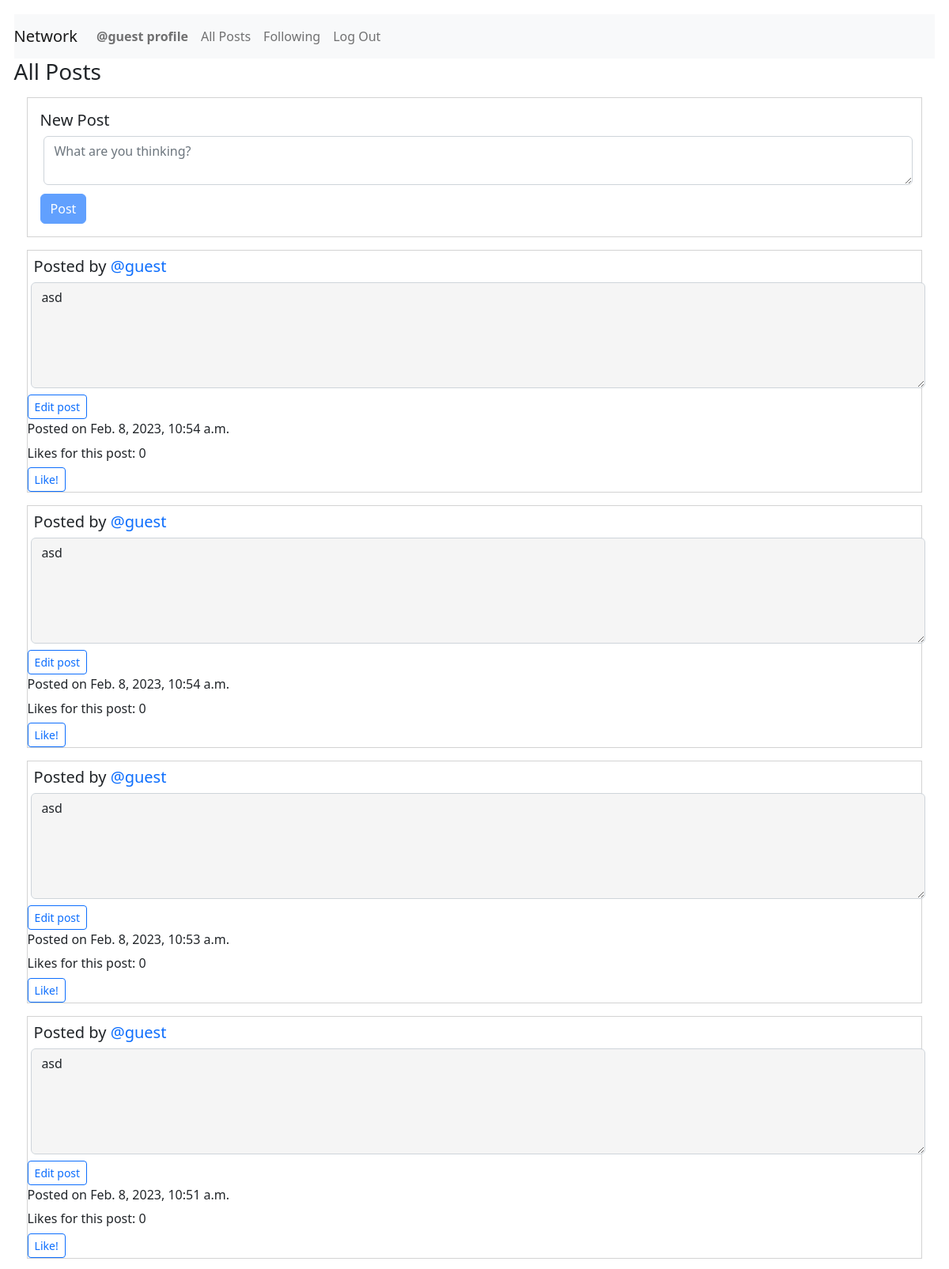
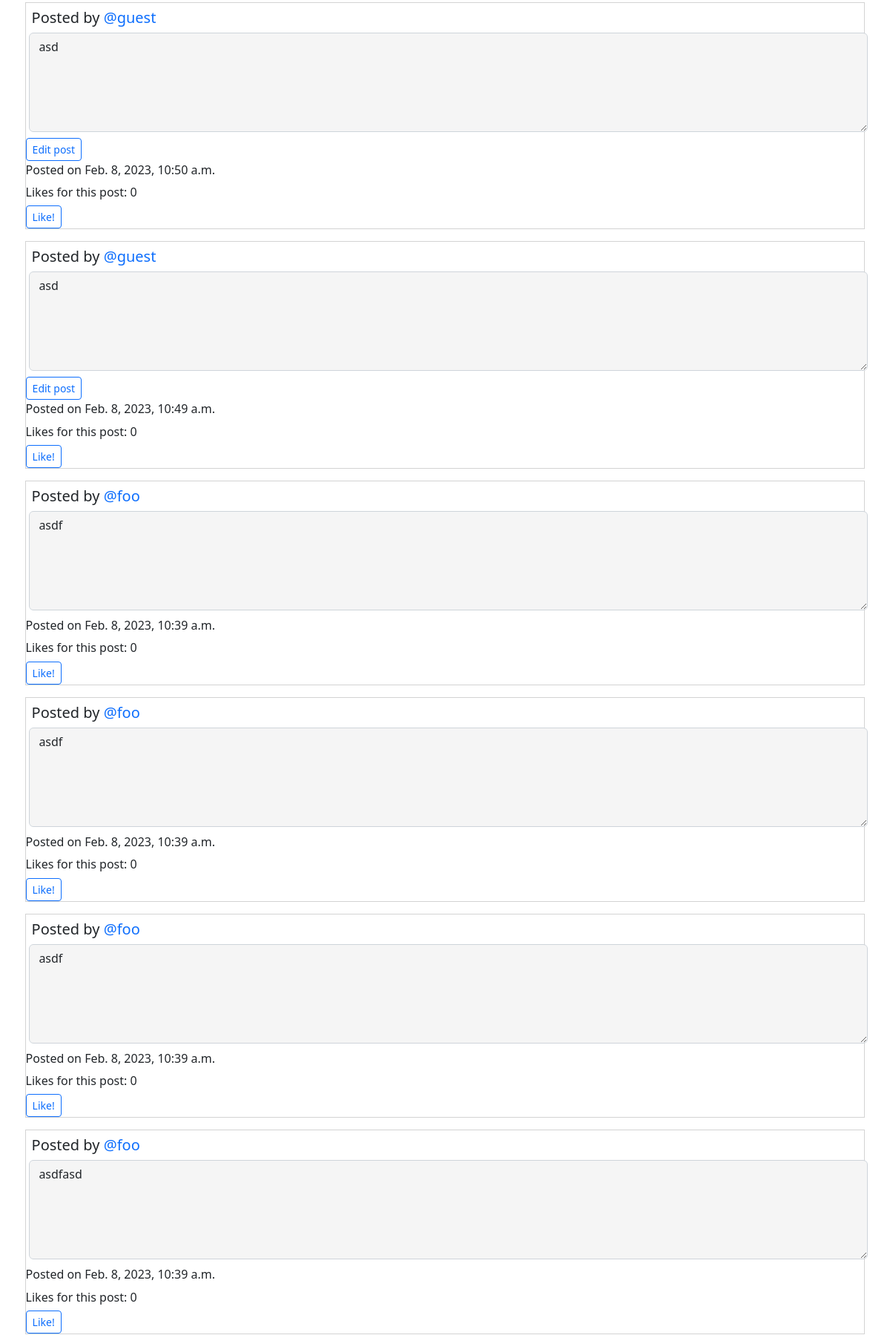
The app's page /allPosts (signed in, upper part) with its own data (2 pictures, top to bottom).
### network/models.py (models this page shows, shortened)
class User(AbstractUser):
    pass

class Posts(models.Model):
    creator = models.ForeignKey(
        User, on_delete=models.PROTECT, related_name="get_creator", blank=False)
    content = models.TextField(max_length=600)
    createdDate = models.DateTimeField(auto_now_add=True)
    likedUser = models.ManyToManyField(
        User, blank=True, related_name="get_liked_users")
    numberLikes = models.IntegerField(blank=True, default=0)

### network/views.py (the view)
# urls.py: path("allPosts", views.djangoAllPosts, name="djangoAllPosts"),
@login_required
def djangoAllPosts(request):
    print("In DjangoAllPosts")
    postings = Posts.objects.filter().order_by('-createdDate')
    return render(request, "network/allPosts.html", {"postings": postings})

### network/templates/network/allPosts.html (shortened to what this page needs)
{% extends "network/layout.html" %}
{% load static %}
{% block body %}
<div id="post-view">
    <h3>All Posts</h3>
    <div id="posty">
        <form id="post-form" action="{% url 'saveDjangoNewPost' %}" method="post">
            <h5>New Post</h5>
            <textarea class="form-control" id="post-body" placeholder="What are you thinking?" name="postContent"
                onkeyup="disableNewPostButton()"></textarea>
            <input type="submit" id="post-button" class="btn btn-primary" value="Post" />
        </form>
    </div>
    {% for post in postings %}
    <div id="allPostings">
        <div class="post{{forloop.counter0}}">
            <h5 class="creator">Posted by <a
                    href="{% url 'getProfile' post.creator.username %}">{{post.creator.username}}</a></h5><textarea
                class="form-control content{{forloop.counter0}}" id="readonlyContent{{forloop.counter0}}" rows="5"
                readonly="true">{{post.content}}</textarea>
            {% if post.creator.username == user.username %}
            <button class="btn btn-sm btn-outline-primary edit{{forloop.counter0}}" id="editButton{{forloop.counter0}}"
                onclick="editPost('{{post.id}}')">Edit post</button>
            {% endif %}
            <p class="timestamp{{forloop.counter0}}">Posted on {{post.createdDate}}</p>
            <p class="numberLikes{{forloop.counter0}}">Likes for this post: {{post.numberLikes}}</p>
            <button class="btn btn-sm btn-outline-primary likeButton{{forloop.counter0}}"
                id="likeButton{{forloop.counter0}}"
                onclick="likePost('{{post.id}}, {{post.creator.username}}, {{user.username}}')">Like!</button>
        </div>
    </div>
    {% endfor %}
</div>
{% endblock %}

### network/templates/network/layout.html (shortened to what this page needs)
{% load static %}
<!DOCTYPE html>
<html lang="en">
<head>
    <link href="https://cdn.jsdelivr.net/npm/bootstrap@5.2.3/dist/css/bootstrap.min.css" rel="stylesheet">
    <link href="{% static 'network/styles.css' %}" rel="stylesheet">
</head>
<body>
    <nav class="navbar navbar-expand-lg navbar-light bg-light">
        <a class="navbar-brand" href="{% url 'index' %}">Network</a>
        <div>
            <ul class="navbar-nav mr-auto">
                {% if user.is_authenticated %}
                <li class="nav-item">
                    <a class="nav-link" id="djangoProfile" href="{% url 'getProfile' user.username %}"><strong>{{ user.username }} profile</strong></a>
                </li>
                <li class="nav-item">
                    <a class="nav-link" id="djangoAllPosts" href="{% url 'djangoAllPosts' %}">All Posts</a>
                </li>
                {% endif %}
                {% if user.is_authenticated %}
                <li class="nav-item">
                    <a class="nav-link" id="djangoFollowing" href="{% url 'getFollowing' %}">Following</a>
                </li>
                <li class="nav-item">
                    <a class="nav-link" href="{% url 'logout' %}">Log Out</a>
                </li>
                {% endif %}
            </ul>
        </div>
    </nav>
    <div class="body">
        {% block body %}
        {% endblock %}
    </div>
</body>
</html>

### network/static/network/styles.css (style rules this page uses)
body { margin: 1.1em; }
a { text-decoration: none; }
#posty { margin: 1.0em; border-style: solid; border-width: thin; border-color: lightgray; }
.form-control { margin: 0.3em; }
p { margin-bottom: 0.4rem; }
.creator { margin: 0.4em; }
[class*="post"] { margin: 1.0em; border-style: solid; border-width: thin; border-color: lightgray; }
[id*="readonlyContent"] { margin-bottom: 0.5em; background-color: whitesmoke }
#post-form { margin: 1em; }
#post-button { margin-top: 0.4em; }

### records on screen
User: username "@guest"
Posts: creator.username "@guest", content "asd", createdDate "Feb. 8, 2023, 10:54 a.m.", numberLikes "0"
Posts: creator.username "@guest", content "asd", createdDate "Feb. 8, 2023, 10:54 a.m.", numberLikes "0"
Posts: creator.username "@guest", content "asd", createdDate "Feb. 8, 2023, 10:53 a.m.", numberLikes "0"
Posts: creator.username "@guest", content "asd", createdDate "Feb. 8, 2023, 10:51 a.m.", numberLikes "0"
Posts: creator.username "@guest", content "asd", createdDate "Feb. 8, 2023, 10:50 a.m.", numberLikes "0"
Posts: creator.username "@guest", content "asd", createdDate "Feb. 8, 2023, 10:49 a.m.", numberLikes "0"
Posts: creator.username "@foo", content "asdf", createdDate "Feb. 8, 2023, 10:39 a.m.", numberLikes "0"
Posts: creator.username "@foo", content "asdf", createdDate "Feb. 8, 2023, 10:39 a.m.", numberLikes "0"
Posts: creator.username "@foo", content "asdf", createdDate "Feb. 8, 2023, 10:39 a.m.", numberLikes "0"
Posts: creator.username "@foo", content "asdfasd", createdDate "Feb. 8, 2023, 10:39 a.m.", numberLikes "0"
